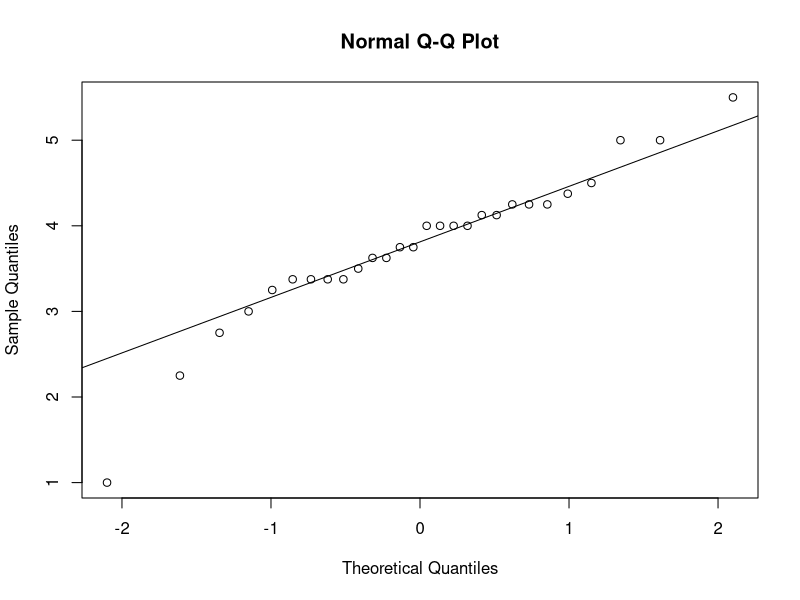
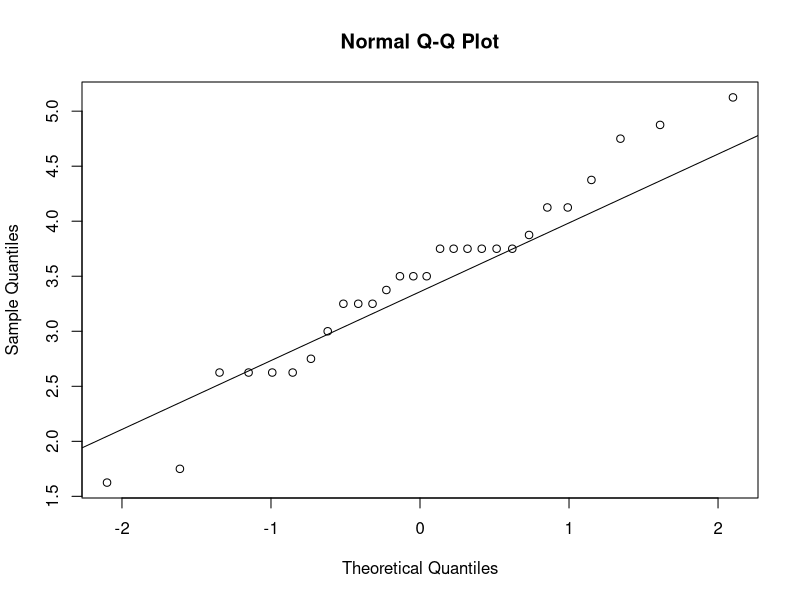
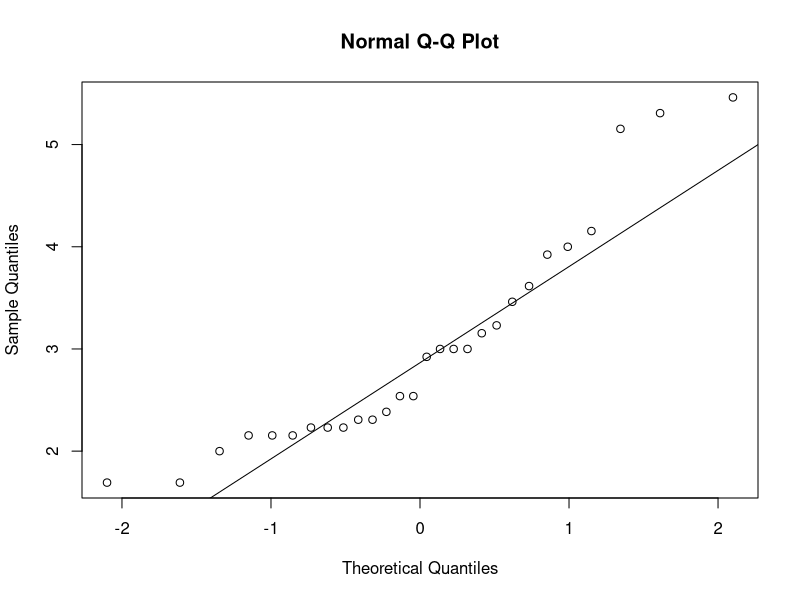
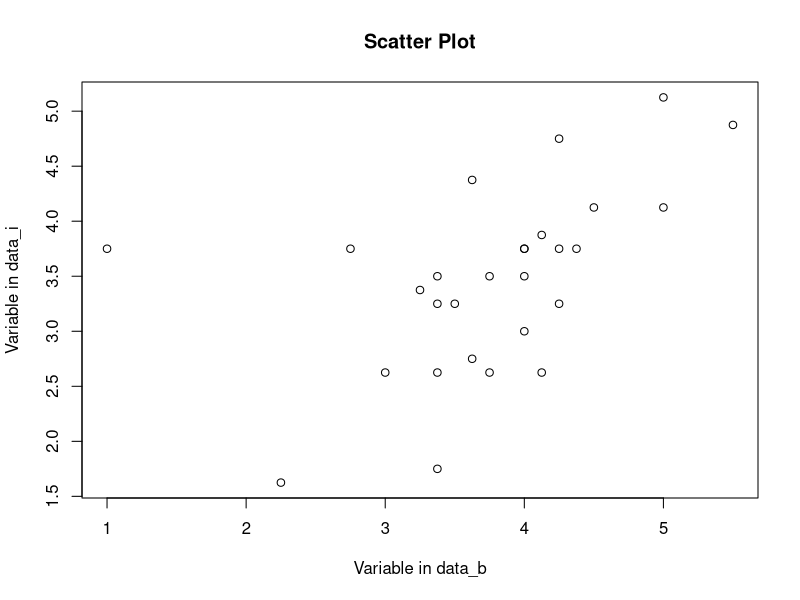
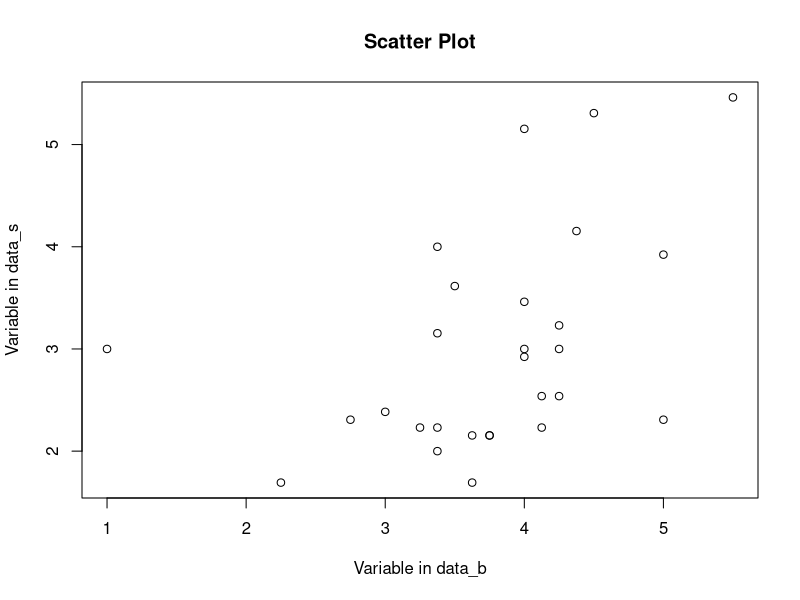
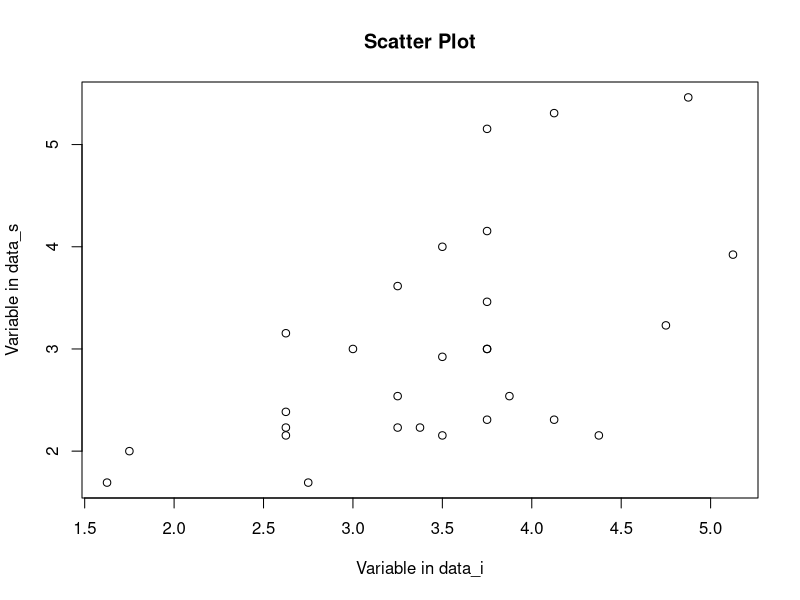
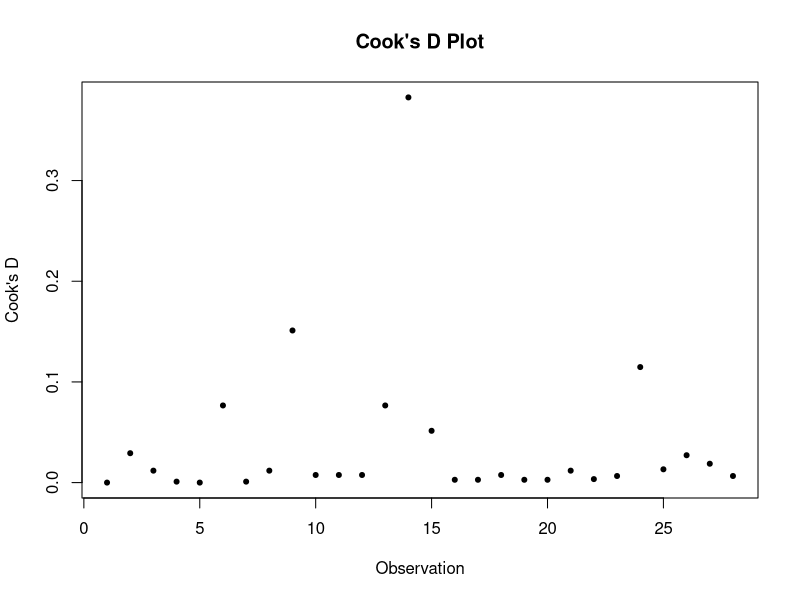
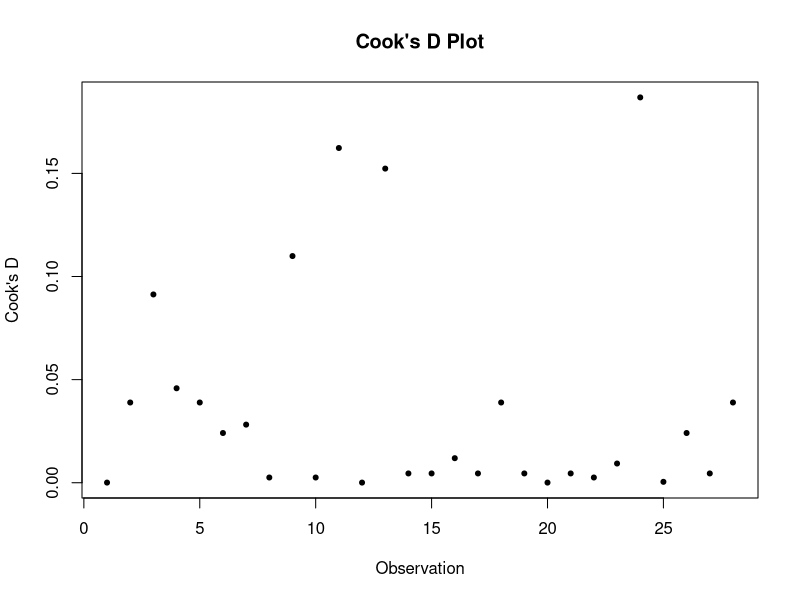

Here is the R script that generated these plots, in order:
## ---- chunk 1
knitr::opts_chunk$set(echo = TRUE)
## ---- chunk 2
data <- read.csv("results-survey768925juli9.csv")
data <- data[!is.na(data$Bf.b1.), ]
## ---- chunk 3
#allgemeine fragen
N <- nrow(data)
M_alter <- mean(data$Of1)
SD_alter <- sd(data$Of1)
n_w <- sum(data$Of2 == "w")
n_m <- sum(data$Of2 == "m")
#mir egal, ob wir generell zwischen geschlechtern unterscheiden wollen; wollte nur schauen, wie das geht; wahrscheinlich nur bei vielen teilnehmern?
M_w_b_nutzung <- mean(data$Of3[data$Of2 == "w"])
M_m_b_nutzung <- mean(data$Of3[data$Of2 == "m"])
M_b_nutzung <- mean(data$Of3)
SD_b_nutzung <- sd(data$Of3)
M_w_i_nutzung <- mean(data$Of4[data$Of2 == "w"])
M_m_i_nutzung <- mean(data$Of4[data$Of2 == "m"])
M_i_nutzung <- mean(data$Of4)
SD_i_nutzung <- sd(data$Of4)
privat <- sum(data$Of5 == "p")
oeffentlich <-sum(data$Of5 == "o")
## ---- chunk 4
#b = bereal, i = instagram, s = social media
data_b <- data[, grepl("^Bf", names(data))]
data_i <- data[, grepl("^If", names(data))]
data_s <- data[, grepl("^Af", names(data))]
data_bis <- cbind(data_b, data_i, data_s)

#sollten wir anscheinend gar nicht tun
M_bis <- colMeans(data_bis, na.rm = TRUE)
Mdn_bis <- apply(data_bis, 2, median, na.rm = TRUE)
SD_bis <- apply(data_bis, 2, sd, na.rm = TRUE)
M_Mdn_SD <- data.frame(M = M_bis,
                           Mdn = Mdn_bis,
                           SD = SD_bis)
## ---- chunk 5
#das sollten wir tun, weiß aber nicht, ob das bei b und i sinn macht, die skala haben wir uns ja selber ausgedacht...
data_b$M <- rowMeans(data_b)
data_i$M <- rowMeans(data_i)
data_s$M <- rowMeans(data_s)

#mourad
t_bi <- t.test(data_b$M, data_i$M) #5
t_bi_a <- t_bi$parameter 
t_bi_s <- t_bi$statistic
t_bi_p <- t_bi$p.value 
#eig sind die unteren 3 zeilen unnötig, man kann im environment auf t_bi klicken; war in der übung auch so, die werte sind wahrscheinlich wichtig


c_bs <- cor.test(data_b$M, data_s$M) #6.1
c_bs_a <- c_bs$parameter
c_bs_e <- c_bs$estimate
c_bs_p <- c_bs$p.value

c_is <- cor.test(data_i$M, data_s$M) #6.2
c_is_a <- c_is$parameter
c_is_e <- c_is$estimate
c_is_p <- c_is$p.value

M_bi = (data_b$M + data_i$M) / 2 #6.3
c_bis <- cor.test(M_bi, data_s$M) 
c_bis_a <- c_bis$parameter
c_bis_e <- c_bis$estimate
c_bis_p <- c_bis$p.value


c_ib <- cor.test(data_i$M, data_b$M) #i und b
c_ib_a <- c_ib$parameter
c_ib_e <- c_ib$estimate
c_ib_p <- c_ib$p.value
## ---- chunk 6
#voraussetzungen für die tests von eben
#normalverteilt
qqnorm(rowMeans(data_b))
qqline(rowMeans(data_b))

qqnorm(rowMeans(data_i))
qqline(rowMeans(data_i))

qqnorm(rowMeans(data_s))
qqline(rowMeans(data_s))


#linearer zusammenhang
plot(data_b$M, data_i$M, 
     main = "Scatter Plot", 
     xlab = "Variable in data_b", 
     ylab = "Variable in data_i")

plot(data_b$M, data_s$M, 
     main = "Scatter Plot", 
     xlab = "Variable in data_b", 
     ylab = "Variable in data_s")

plot(data_i$M, data_s$M, 
     main = "Scatter Plot", 
     xlab = "Variable in data_i", 
     ylab = "Variable in data_s")


#keine ausreißer
means_b <- data.frame(M = rowMeans(data_b))
model <- lm(M ~ 1, data = means_b)
cooksd <- cooks.distance(model)
plot(cooksd, pch = 20, main = "Cook's D Plot", xlab = "Observation", ylab = "Cook's D")

means_i <- data.frame(M = rowMeans(data_i))
model <- lm(M ~ 1, data = means_i)
cooksd <- cooks.distance(model)
plot(cooksd, pch = 20, main = "Cook's D Plot", xlab = "Observation", ylab = "Cook's D")

means_s <- data.frame(M = rowMeans(data_s))
model <- lm(M ~ 1, data = means_s)
cooksd <- cooks.distance(model)
plot(cooksd, pch = 20, main = "Cook's D Plot", xlab = "Observation", ylab = "Cook's D")
## ---- chunk 7
library(ggplot2)
merged_data <- data.frame(data_b$M, data_i$M, data_s$M)
colnames(merged_data) <- c("b", "i", "s")

plot_data <- ggplot(merged_data, aes(x = b, y = i)) +
  geom_point() +
  geom_smooth(method = "lm", se = FALSE, fullrange = TRUE, expand = c(0, 0)) +
  scale_x_continuous(limits = c(1, 7), breaks = 1:7) +
  scale_y_continuous(limits = c(1, 7), breaks = 1:7) +
  labs(x = "BeReal", y = "Instagram", title = "Scatterplot", 
       subtitle = "Relationship between Neu and Attitude",
       caption = "Data source: ueq") +
  theme_minimal()
plot_data

plot_data <- ggplot(merged_data, aes(x = b, y = s)) +
  geom_point() +
  geom_smooth(method = "lm", se = FALSE, fullrange = TRUE, expand = c(0, 0)) +
  scale_x_continuous(limits = c(1, 7), breaks = 1:7) +
  scale_y_continuous(limits = c(1, 7), breaks = 1:7) +
  labs(x = "BeReal", y = "Social Media", title = "Scatterplot", 
       subtitle = "Relationship between Neu and Attitude",
       caption = "Data source: ueq") +
  theme_minimal()
plot_data


plot_data <- ggplot(merged_data, aes(x = i, y = s)) +
  geom_point() +
  geom_smooth(method = "lm", se = FALSE, fullrange = TRUE, expand = c(0, 0)) +
  scale_x_continuous(limits = c(1, 7), breaks = 1:7) +
  scale_y_continuous(limits = c(1, 7), breaks = 1:7) +
  labs(x = "Instagram", y = "Social Media", title = "Scatterplot", 
       subtitle = "Relationship between Neu and Attitude",
       caption = "Data source: ueq") +
  theme_minimal()
plot_data


plot_data <- ggplot() +
  geom_point(data = merged_data, aes(x = b, y = s, color = "BeReal")) +
  geom_smooth(data = merged_data, aes(x = b, y = s, color = "BeReal"), method = "lm", se = FALSE, fullrange = TRUE, expand = c(0, 0)) +
  geom_point(data = merged_data, aes(x = i, y = s, color = "Instagram")) +
  geom_smooth(data = merged_data, aes(x = i, y = s, color = "Instagram"), method = "lm", se = FALSE, fullrange = TRUE, expand = c(0, 0)) +
  scale_x_continuous(limits = c(1, 7), breaks = 1:7) +
  scale_y_continuous(limits = c(1, 7), breaks = 1:7) +
  labs(x = "unsere Skala", y = "ASMC", title = "",
       subtitle = "",
       caption = "") +
  theme_minimal()
plot_data
